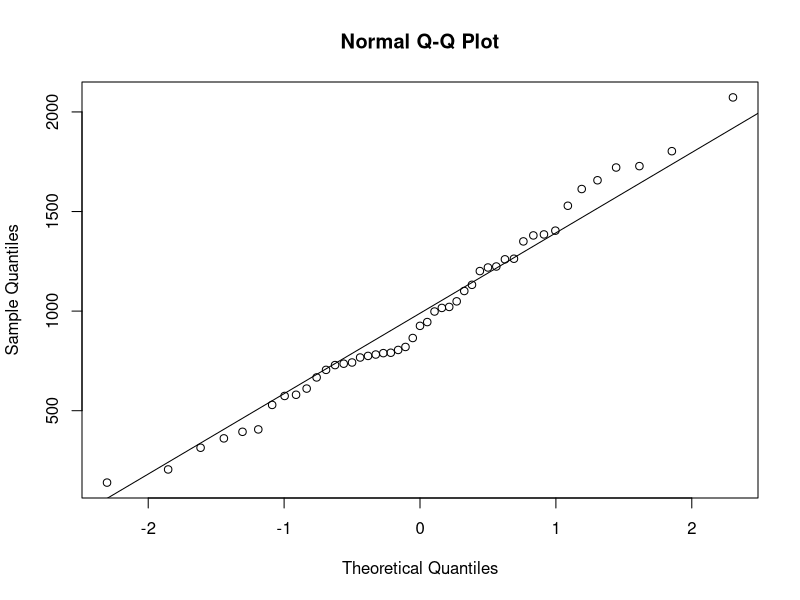

The R source for this figure: (Note: a time limit stopped this script after it produced the figure.)
## ---- chunk 1
knitr::opts_chunk$set(echo = TRUE)
## ---- chunk 2
library(readxl)
data1 = read_xlsx('data for problem 1 page 105.xlsx')
head(data1)
## ---- chunk 3
fit1 = lm(count ~ treat, data = data1)
F_obs = summary(fit1)[[10]][1]
F_obs
## ---- chunk 4
permut_num = 10000
f = rep(0, permut_num)
set.seed(2023) # for reproducibility
for (i in 1:permut_num){
  permut = sample(data1$count)
  fit = lm(permut ~ data1$treat)
  f[i] = summary(fit)[[10]][1]
}
p_value1 = sum(f >= F_obs) / permut_num
p_value1
## ---- chunk 5
fit2 = aov(count ~ treat, data = data1)
p_value2 = summary(fit2)[[1]][['Pr(>F)']][1]
p_value2
## ---- chunk 6
data2 = read_xlsx('data for problem 2 page 105.xlsx', range = 'A1:B48')
colnames(data2) = c('weight', 'load')
data2$weight = factor(data2$weight)
head(data2)
## ---- chunk 7
fit1 = lm(load ~ weight, data = data2)
F_obs = summary(fit1)[[10]][1]
F_obs
## ---- chunk 8
permut_num = 10000
f = rep(0, permut_num)
set.seed(2023) # for reproducibility
for (i in 1:permut_num){
  permut = sample(data2$load)
  fit = lm(permut ~ data2$weight)
  f[i] = summary(fit)[[10]][1]
}
p_value1 = sum(f >= F_obs) / permut_num
p_value1
## ---- chunk 9
fit2 = aov(load ~ weight, data = data2)
p_value2 = summary(fit2)[[1]][['Pr(>F)']][1]
p_value2
## ---- chunk 10
qqnorm(data2$load); qqline(data2$load)
## ---- chunk 11
shapiro.test(data2$load)
## ---- chunk 12
library(dplyr)
calc_KW = function(N, treat, values){
  temp = data.frame(treat = treat, rank = rank(values))
  df_group = temp %>% group_by(treat) %>% summarise(n = length(rank), mr = mean(rank))
  KW = 12 / (N * (N + 1)) * sum(df_group$n * (df_group$mr - (N + 1) / 2) ^ 2)
  return(KW)
}
## ---- chunk 13
N = nrow(data1)
KW_obs = calc_KW(N, data1$treat, data1$count)
KW_obs
## ---- chunk 14
permut_num = 10000
kw = rep(0, permut_num)
set.seed(2023) # for reproducibility
for (i in 1:permut_num){
  permut = sample(data1$count)
  kw[i] = calc_KW(N, data1$treat, permut)
}
p_value3 = sum(kw >= KW_obs) / permut_num
p_value3
## ---- chunk 15
data6 = read_xlsx('data for problem 6 page 106.xlsx', range = 'A1:B71')
colnames(data6) = c('type', 'injury')
data6$type = factor(data6$type)
head(data6)
## ---- chunk 16
N = nrow(data6)
KW_obs = calc_KW(N, data6$type, data6$injury)
KW_obs
## ---- chunk 17
permut_num = 10000
kw = rep(0, permut_num)
set.seed(2023) # for reproducibility
for (i in 1:permut_num){
  permut = sample(data6$injury)
  kw[i] = calc_KW(N, data6$type, permut)
}
p_value = sum(kw >= KW_obs) / permut_num
p_value
## ---- chunk 18
data6$rank = rank(data6$injury)
df_group = data6 %>% group_by(type) %>% summarise(n = length(rank), mr = mean(rank))
k = length(df_group$type)
n = df_group$n[1]
tmp = matrix(rep(df_group$mr, k), nrow = k)
test_stat = abs(t(tmp) - tmp)
lsd = qnorm(1 - 0.05 / 2) * sqrt((N * (N + 1) / (6 * n)))
test_stat >= lsd
## ---- chunk 19
hsd = qtukey(1 - 0.05, k, Inf) * sqrt((N * (N + 1) / (12 * n)))
test_stat >= hsd
## ---- chunk 20
permut_num = 10000
q = rep(0, permut_num)
set.seed(2023) # for reproducibility
for (i in 1:permut_num){
  permut = sample(data6$injury)
  tmp = data.frame(type = data6$type, injury = permut)
  df_group = tmp %>% group_by(type) %>% summarise(mean = mean(injury), var = var(injury))
  mse = (n - 1) * sum(df_group$var) / (N - k)
  q[i] = (max(df_group$mean) - min(df_group$mean)) / sqrt(mse / n)
}
## ---- chunk 21
u.1 = quantile(q, 0.9)
u.05 = quantile(q, 0.95)
hist(q); abline(v = u.1, col = 2); abline(v = u.05, col = 4)
legend('topright', c('10% upper', '5% upper'), col = c(2, 4), lty = 1)
## ---- chunk 22
u.1
## ---- chunk 23
u.05
